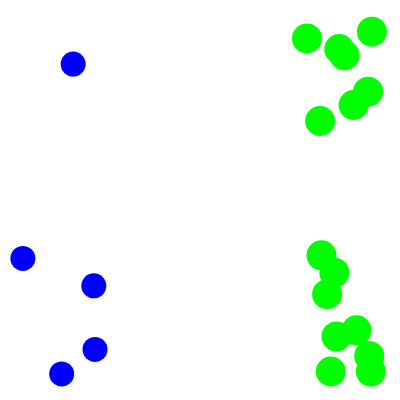
Frame 1 (no input)
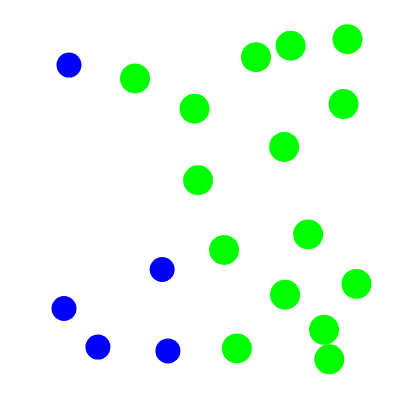
Frame 60 (no input)
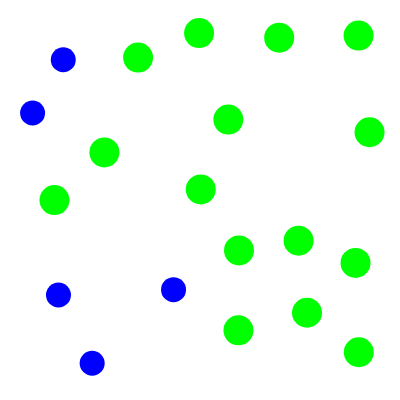
Frame 120 (the mouse pressed at the canvas centre since frame 60)

The p5.js sketch that drew these frames (run headless with seeded random() and noise() and a simulated clock; from frame 60 on, the mouse is pressed at the canvas centre):

// p5.js sketch
// ── sketch.js
const TOTAL_MOLECULES = 20;
const WIDTH = 400;
const MAX_STARTING_VEL = 5;
const molecules = [];

// Parte do código será baseado na implementação de colisão de círculos daqui:
// https://editor.p5js.org/hanxyn888@gmail.com/sketches/H4R1jmHf-

function setup() {
  createCanvas(WIDTH, WIDTH);
  for(var i=0; i < TOTAL_MOLECULES; i++) {
    molecules.push(newMolecule());
  }
}


function getRandomInt(max) {
  return Math.floor(Math.random() * max);
}

function randomForce() {
// createVector eh do p5.js
//valores aleatorios de -1 a +1
  return createVector(Math.random() * MAX_STARTING_VEL - MAX_STARTING_VEL / 2,
                      Math.random() * MAX_STARTING_VEL - MAX_STARTING_VEL / 2);
}

function newMolecule() {
	const type = getRandomInt(2);
//x começa c 25% da esq
	var x = getRandomInt(WIDTH /  4);
//caso tipo =1. x recebe 3/4
  if(type==1) x += 3 * WIDTH / 4;
  const y = getRandomInt(WIDTH);
  
  const molecule = new Molecule(x, y, type, randomForce());
  return molecule;
}

function moveMolecule(molecule) {
  molecule.update();
  for (var other of molecules) {
    if (other != molecule) {
      molecule.collideCircle(other);
    }
  }
}

function drawMolecule(molecule) {
  molecule.show();
}

function draw() {
  molecules.forEach(moveMolecule);

  background(color(255,255,255));
  molecules.forEach(drawMolecule);
}
// ── molecule.js
//calcula a massa para esse tipo
function massFor(type) {
  if(type==0) return 25;
  return 30;
}

//f eh a randomForce
function Molecule(x, y, type, f) {
  this.pos = createVector(x, y);
  this.vel = createVector(f.x, f.y);
  //this.acc = createVector(f.x, f.y); // desafio: da pra copiar?
	this.type = type;
//estranho a massa ser igual ao raio
  this.rad = massFor(type);
	this.mass = massFor(type);
//a funcao show() aqui mistura logica com desenho e n deveria ser assim
  this.show = function() {
    // desafio: push e pop
    fill(this.color());
    noStroke();
    circle(this.pos.x, this.pos.y, this.rad);
  };
  
  this.color =function() {
    // desafio: cache
    if(type==0) return color(0,0,255);
    return color(0,255,0);
  };

  this.update = function() {
    this.edges();
		// desafio: pq limite de velocidade?
	//this.vel.add(this.acc.div(iterations))
    this.vel.limit(12.5);
		this.pos.add(this.vel);
//zera a aceleração
	//this.acc.mult(0)
  };

//verifica se está na borda. caso esteja, vira um pouco
  this.edges = function() {
    if (this.pos.y < this.rad) {
      this.pos.y = this.rad;
      this.vel.y *= -1;
    }
    if (this.pos.y > height - this.rad) {
      this.pos.y = height - this.rad;
      this.vel.y *= -1;
    }
    if (this.pos.x < this.rad) {
      this.pos.x = this.rad;
      this.vel.x *= -1;
    }
    if (this.pos.x > width - this.rad) {
      this.pos.x = width - this.rad;
      this.vel.x *= -1;
    }
  };

  this.collideCircle = function(other) {
		var distance = sqrt(((this.pos.x - other.pos.x) * (this.pos.x - other.pos.x)) + ((this.pos.y - other.pos.y) * (this.pos.y - other.pos.y)));
//se a distancia entre dois circulos for menor do q o raio

    if (distance < this.rad + other.rad) {
		/* 	console.log('distance', distance)
			console.log('this.rad', this.rad)
			console.log('other.rad', other.rad)			 */			
      resolveCollision(this, other);
    }
  };
}


// Modified code to suit this project

function rotateVel(velocity, angle) {
  var rotatedVelocities = {
    x: velocity.x * cos(angle) - velocity.y * sin(angle),
    y: velocity.x * sin(angle) + velocity.y * cos(angle)
  };

  rotatedVelocities = createVector(rotatedVelocities.x, rotatedVelocities.y);

  return rotatedVelocities;
}

/**
 * Swaps out two colliding particles' x and y velocities after running through
 * an elastic collision reaction equation
 *
 * @param  Object | particle      | A particle object with x and y coordinates, plus velocity
 * @param  Object | otherParticle | A particle object with x and y coordinates, plus velocity
 * @return Null | Does not return a value
 */

function resolveCollision(particle, otherParticle) {
  const xVelocityDiff = particle.vel.x - otherParticle.vel.x;
  const yVelocityDiff = particle.vel.y - otherParticle.vel.y;

  const xDist = otherParticle.pos.x - particle.pos.x;
  const yDist = otherParticle.pos.y - particle.pos.y;

  // Prevent accidental overlap of particles
  if (xVelocityDiff * xDist + yVelocityDiff * yDist >= 0) {

    // Grab angle between the two colliding particles
    const angle = -atan2(otherParticle.pos.y - particle.pos.y, otherParticle.pos.x - particle.pos.x);

    // Store mass in var for better readability in collision equation
    const m1 = particle.mass;
    const m2 = otherParticle.mass;

    // Velocity before equation
    const u1 = rotateVel(particle.vel, angle);
    const u2 = rotateVel(otherParticle.vel, angle);

    // DESAFIO: TEM UM BUG NA UTILIZACAO DA MASSA? PQ ESTA ACELERANDO MASSAS DISTINTAS
    // Velocity after 1d collision equation
    var v1 = {
      x: u1.x * (m1 - m2) / (m1 + m2) + u2.x * 2 * m2 / (m1 + m2),            
      y: u1.y
    };
    v1 = createVector(v1.x, v1.y);
    var v2 = {
      x: u2.x * (m1 - m2) / (m1 + m2) + u1.x * 2 * m2 / (m1 + m2),      
      y: u2.y
    };
    v2 = createVector(v2.x, v2.y);

    // Final velocity after rotating axis back to original location
    const vFinal1 = rotateVel(v1, -angle);
    const vFinal2 = rotateVel(v2, -angle);

    // Swap particle velocities for realistic bounce effect
    particle.vel.x = vFinal1.x;
    particle.vel.y = vFinal1.y;

    otherParticle.vel.x = vFinal2.x;
    otherParticle.vel.y = vFinal2.y;
  }
}
